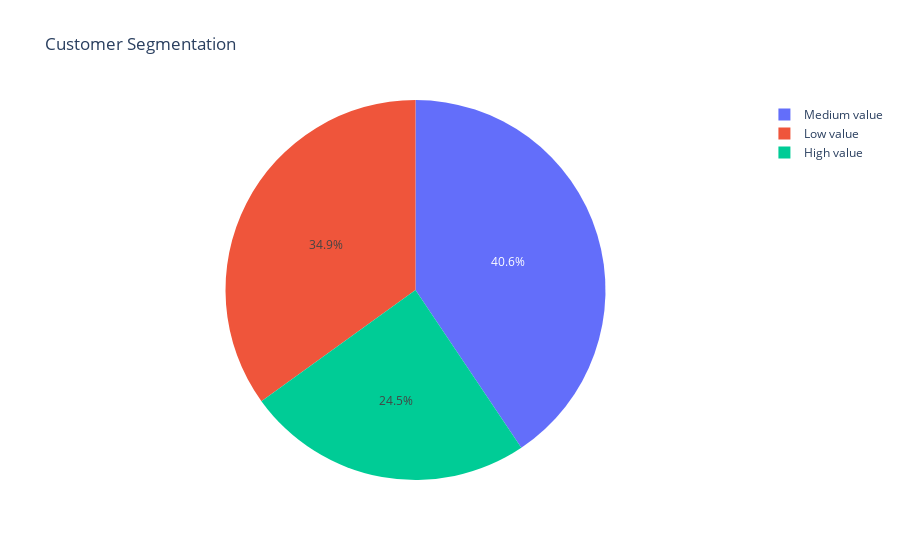

The code cell stored with this chart in its notebook:
### Code cell
# Vizualize Customer Segmentation
labels = list(df_rfm_k3.Customer_Segmen.value_counts().index)
values = list(df_rfm_k3.Customer_Segmen.value_counts())

fig = go.Figure(data=[go.Pie(labels=labels, values=values)], 
                layout=go.Layout(title=go.layout.Title(text="Customer Segmentation")))
fig.show()

### Figure 1 — Plotly figure (JSON) as saved in the notebook; plotly's stock layout.template omitted (floating-point values rounded to 4 significant figures)
{"data": [{"labels": ["Medium value", "Low value", "High value"], "type": "pie", "values": [1775, 1528, 1069]}], "layout": {"title": {"text": "Customer Segmentation"}}}
